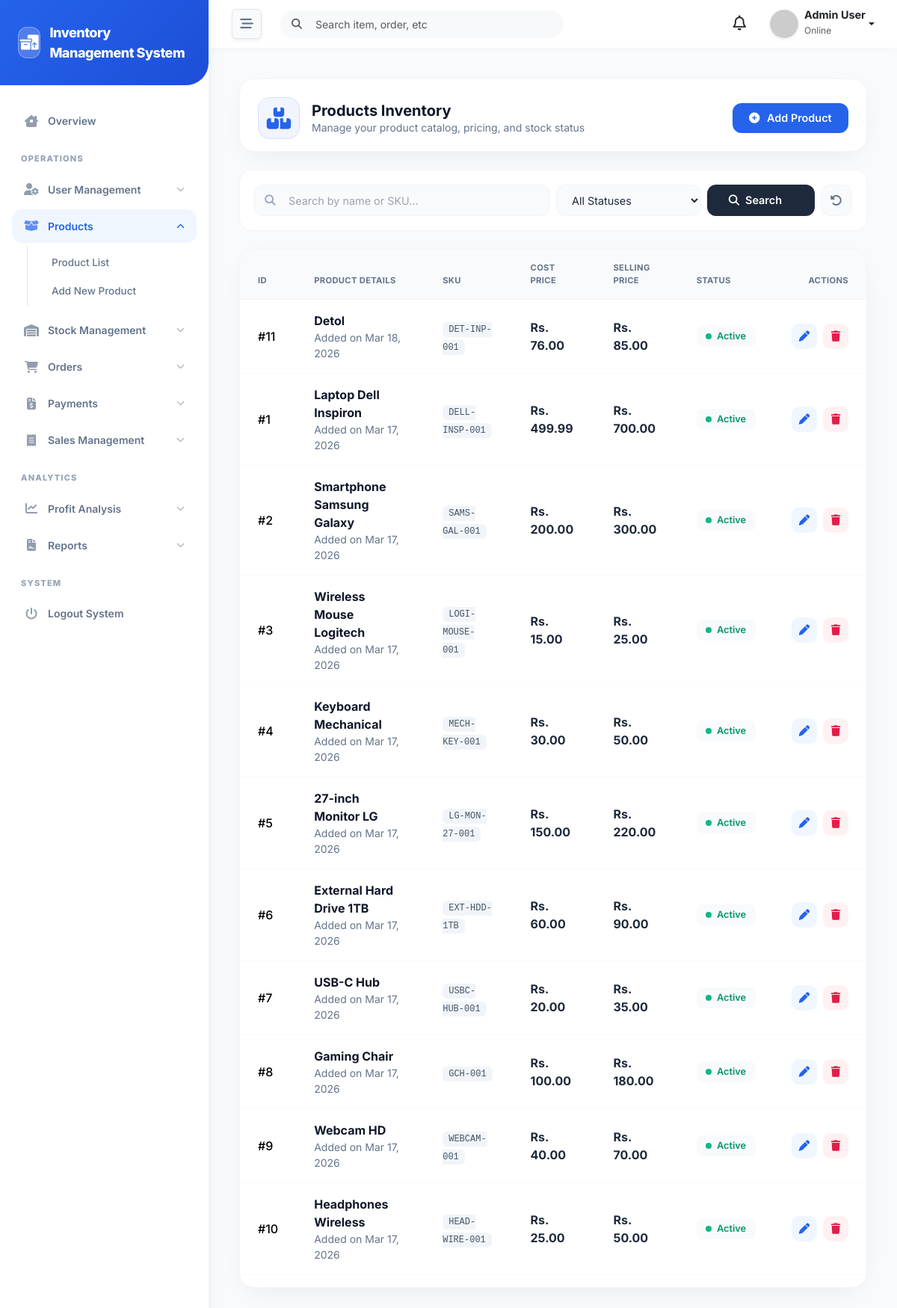
The page /admin/products/index.php (signed in) on the database its author committed.
### tables this page shows
CREATE TABLE `products` (
  `id` int(11) NOT NULL,
  `name` varchar(150) NOT NULL,
  `sku` varchar(100) DEFAULT NULL,
  `cost_price` decimal(10,2) NOT NULL,
  `selling_price` decimal(10,2) NOT NULL,
  `status` enum('active','inactive') DEFAULT 'active',
  `created_at` timestamp NOT NULL DEFAULT current_timestamp(),
  `updated_at` timestamp NOT NULL DEFAULT current_timestamp() ON UPDATE current_timestamp()
);

### core/functions.php (called while the page is built, shortened)
<?php
function format_price($amount) {
    return "Rs. " . number_format($amount, 2);
}

### admin/products/index.php (the view, shortened to what this page needs)
<?php
require_once __DIR__ . '/../../config/db.php';
require_once __DIR__ . '/../../core/functions.php';
$page_title = "Products Inventory";
$page_icon = "fa-boxes-stacked";
$page_description = "Manage your product catalog, pricing, and stock status";
$search = isset($_GET['search']) ? sanitize($_GET['search']) : '';
$limit = ITEMS_PER_PAGE;
$page = isset($_GET['page']) ? (int)$_GET['page'] : 1;
$offset = ($page - 1) * $limit;
$query = "SELECT * FROM products WHERE 1=1";
$params = [];
$query .= " ORDER BY created_at DESC LIMIT $limit OFFSET $offset";
try {
    $stmt = $pdo->prepare($query);
    $stmt->execute($params);
    $products = $stmt->fetchAll();
} catch (PDOException $e) {
    $products = [];
}
include '../../includes/header.php';
include '../../includes/sidebar.php';
include '../../includes/navbar.php';
?>
<div class="px-3 py-3">
    <div class="page-header d-flex align-items-center justify-content-between">
        <div class="d-flex align-items-center gap-3">
            <div class="page-icon">
                <i class="fa-solid <?= $page_icon ?>"></i>
            </div>
            <div>
                <h1 class="h5 fw-bold text-slate-900 mb-0"><?= $page_title ?></h1>
                <p class="text-slate-500 small mb-0"><?= $page_description ?></p>
            </div>
        </div>
        <div>
            <a href="create.php" class="btn-create">
                <i class="fa-solid fa-plus-circle"></i>
                <span>Add Product</span>
            </a>
        </div>
    </div>
    <div class="filter-section">
        <form method="GET" class="row g-2 align-items-center">
            <div class="col-lg-6">
                <div class="search-wrapper">
                    <input type="text" name="search" class="search-input" placeholder="Search by name or SKU..." value="<?= htmlspecialchars($search) ?>">
                </div>
            </div>
            <div class="col-lg-3">
                <select name="status" class="filter-select">
                    <option value="">All Statuses</option>
                </select>
            </div>
            <div class="col-lg-3">
                <div class="d-flex gap-2">
                    <button type="submit" class="btn-search flex-grow-1">
                        <i class="fa-solid fa-magnifying-glass"></i>
                        <span>Search</span>
                    </button>
                    <a href="index.php" class="btn-reset" title="Reset filters">
                        <i class="fa-solid fa-rotate-left"></i>
                    </a>
                </div>
            </div>
        </form>
    </div>
    <div class="table-container">
        <div class="table-responsive">
            <table class="table">
                <thead>
                    <tr>
                        <th>ID</th>
                        <th>Product Details</th>
                        <th>SKU</th>
                        <th>Cost Price</th>
                        <th>Selling Price</th>
                        <th>Status</th>
                        <th class="text-end">Actions</th>
                    </tr>
                </thead>
                <tbody>
                    <?php if (!empty($products)): ?>
                        <?php foreach ($products as $product): ?>
                            <tr>
                                <td class="text-slate-500 font-medium">#<?= $product['id'] ?></td>
                                <td>
                                    <div class="fw-bold text-slate-900"><?= htmlspecialchars($product['name']) ?></div>
                                    <div class="small text-slate-500">Added on <?= date('M d, Y', strtotime($product['created_at'])) ?></div>
                                </td>
                                <td>
                                    <span class="sku-badge"><?= htmlspecialchars($product['sku']) ?></span>
                                </td>
                                <td><span class="price-tag"><?= format_price($product['cost_price']) ?></span></td>
                                <td><span class="price-tag text-blue-600"><?= format_price($product['selling_price']) ?></span></td>
                                <td>
                                    <?php if ($product['status'] == 'active'): ?>
                                        <span class="status-indicator">
                                            <span class="status-dot" style="background: #10b981;"></span>
                                            <span style="color: #059669;">Active</span>
                                        </span>
                                    <?php endif; ?>
                                </td>
                                <td>
                                    <div class="d-flex gap-2 justify-content-end">
                                        <a href="edit.php?id=<?= $product['id'] ?>" class="btn-action btn-action-edit" title="Edit product">
                                            <i class="fa-solid fa-pen"></i>
                                        </a>
                                        <a href="javascript:void(0)" onclick="confirmDelete(<?= $product['id'] ?>)" class="btn-action btn-action-delete" title="Delete product">
                                            <i class="fa-solid fa-trash"></i>
                                        </a>
                                    </div>
                                </td>
                            </tr>
                        <?php endforeach; ?>
                    <?php endif; ?>
                </tbody>
            </table>
        </div>
    </div>
</div>
<?php include '../../includes/footer.php'; ?>

### includes/header.php (style rules this page uses)
:root { --primary-bg: #f8fafc; --sidebar-bg: #ffffff; --sidebar-color: #64748b; --sidebar-active-bg: #eff6ff; --sidebar-active-color: #2563eb; --primary-brand: #2563eb; --header-bg: #ffffff; --text-dark: #1e293b; --transition-speed: 0.3s; }
body { font-family: 'Inter', sans-serif; background-color: var(--primary-bg); color: var(--text-dark); overflow-x: hidden; }

### includes/sidebar.php (style rules this page uses)
:root { --primary-blue: #2563eb; --primary-green: #10b981; --sidebar-bg: #ffffff; --nav-text: #64748b; --nav-active-bg: #eff6ff; --nav-active-text: #2563eb; }

### admin/products/index.php (style rules this page uses)
:root { --card-shadow: 0 10px 40px -15px rgba(0, 0, 0, 0.1); --hover-shadow: 0 20px 40px -15px rgba(37, 99, 235, 0.15); --border-light: 1px solid #f1f5f9; }
.page-header { padding: 1.5rem 1.5rem 1rem 1.5rem; background: white; border-radius: 20px; border: var(--border-light); box-shadow: var(--card-shadow); margin-bottom: 1.5rem; }
.page-icon { width: 56px; height: 56px; background: linear-gradient(135deg, #2563eb10, #1d4ed810); border-radius: 16px; display: flex; align-items: center; justify-content: center; font-size: 1.8rem; color: #2563eb; border: 1px solid #2563eb20; }
.btn-create { background: #2563eb; color: white; padding: 0.6rem 1.4rem; border-radius: 12px; font-weight: 600; font-size: 0.9rem; border: none; transition: all 0.2s; display: inline-flex; align-items: center; gap: 0.6rem; text-decoration: none; }
.filter-section { background: white; padding: 1.2rem; border-radius: 16px; border: var(--border-light); margin-bottom: 1.5rem; }
.search-wrapper { position: relative; }
.search-input { width: 100%; height: 42px; padding: 0 1rem 0 2.8rem; background: #f8fafc; border: 1px solid #f1f5f9; border-radius: 12px; font-size: 0.9rem; color: #1e293b; transition: all 0.2s; }
.filter-select { height: 42px; padding: 0 1rem; background: #f8fafc; border: 1px solid #f1f5f9; border-radius: 12px; font-size: 0.9rem; color: #1e293b; cursor: pointer; transition: all 0.2s; width: 100%; }
.btn-search { height: 42px; padding: 0 1.8rem; background: #1e293b; color: white; border: none; border-radius: 12px; font-weight: 600; font-size: 0.9rem; transition: all 0.2s; display: inline-flex; align-items: center; gap: 0.5rem; }
.btn-reset { height: 42px; width: 42px; background: #f8fafc; border: 1px solid #f1f5f9; border-radius: 12px; color: #64748b; display: inline-flex; align-items: center; justify-content: center; transition: all 0.2s; text-decoration: none; }
.table-container { background: white; border-radius: 20px; border: var(--border-light); box-shadow: var(--card-shadow); overflow: hidden; }
.table thead th { background: #f8fafc; padding: 1rem 1.5rem; font-size: 0.7rem; font-weight: 700; text-transform: uppercase; letter-spacing: 0.03em; color: #64748b; border-bottom: 1px solid #f1f5f9; }
.table tbody td { padding: 1rem 1.5rem; border-bottom: 1px solid #f8fafc; vertical-align: middle; }
.btn-action { width: 34px; height: 34px; border-radius: 10px; display: inline-flex; align-items: center; justify-content: center; transition: all 0.2s; border: none; font-size: 0.9rem; text-decoration: none; }
.btn-action-edit { background: #eff6ff; color: #2563eb; }
.btn-action-delete { background: #fff1f2; color: #e11d48; }
.status-indicator { display: inline-flex; align-items: center; gap: 0.4rem; font-size: 0.8rem; font-weight: 600; padding: 0.3rem 0.8rem; border-radius: 8px; background: #f8fafc; }
.status-dot { width: 8px; height: 8px; border-radius: 50%; }
.price-tag { font-weight: 700; color: #1e293b; }
.sku-badge { font-family: 'Monaco', 'Consolas', monospace; background: #f1f5f9; color: #475569; padding: 0.2rem 0.5rem; border-radius: 6px; font-size: 0.75rem; }

### rows shown on the page
products: id "11", name "Detol", created_at "Mar 18, 2026", sku "DET-INP-001", cost_price "Rs. 76.00", selling_price "Rs. 85.00", status "active" (drawn)
products: id "1", name "Laptop Dell Inspiron", created_at "Mar 17, 2026", sku "DELL-INSP-001", cost_price "Rs. 499.99", selling_price "Rs. 700.00", status "active" (drawn)
products: id "2", name "Smartphone Samsung Galaxy", created_at "Mar 17, 2026", sku "SAMS-GAL-001", cost_price "Rs. 200.00", selling_price "Rs. 300.00", status "active" (drawn)
products: id "3", name "Wireless Mouse Logitech", created_at "Mar 17, 2026", sku "LOGI-MOUSE-001", cost_price "Rs. 15.00", selling_price "Rs. 25.00", status "active" (drawn)
products: id "4", name "Keyboard Mechanical", created_at "Mar 17, 2026", sku "MECH-KEY-001", cost_price "Rs. 30.00", selling_price "Rs. 50.00", status "active" (drawn)
products: id "5", name "27-inch Monitor LG", created_at "Mar 17, 2026", sku "LG-MON-27-001", cost_price "Rs. 150.00", selling_price "Rs. 220.00", status "active" (drawn)
products: id "6", name "External Hard Drive 1TB", created_at "Mar 17, 2026", sku "EXT-HDD-1TB", cost_price "Rs. 60.00", selling_price "Rs. 90.00", status "active" (drawn)
products: id "7", name "USB-C Hub", created_at "Mar 17, 2026", sku "USBC-HUB-001", cost_price "Rs. 20.00", selling_price "Rs. 35.00", status "active" (drawn)
products: id "8", name "Gaming Chair", created_at "Mar 17, 2026", sku "GCH-001", cost_price "Rs. 100.00", selling_price "Rs. 180.00", status "active" (drawn)
products: id "9", name "Webcam HD", created_at "Mar 17, 2026", sku "WEBCAM-001", cost_price "Rs. 40.00", selling_price "Rs. 70.00", status "active" (drawn)
products: id "10", name "Headphones Wireless", created_at "Mar 17, 2026", sku "HEAD-WIRE-001", cost_price "Rs. 25.00", selling_price "Rs. 50.00", status "active" (drawn)

### other values the page prints
APP_NAME "Inventory Management System"
$user_name "Admin User"
$page_title "Products Inventory"
$page_description "Manage your product catalog, pricing, and stock status"
